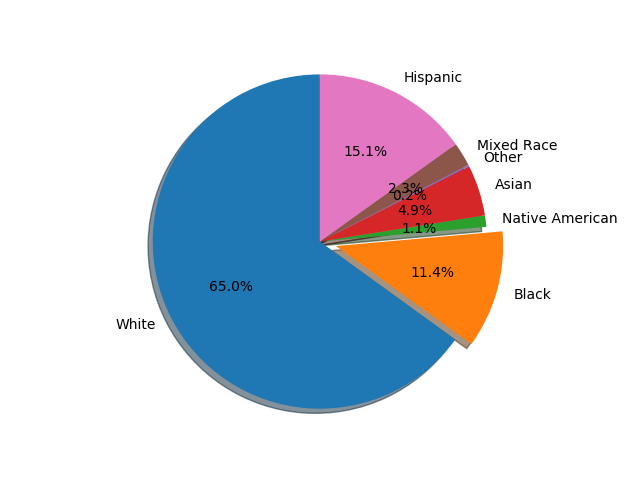

The script that drew this image:
from textblob import TextBlob
import matplotlib.pyplot as plt
import numpy as np
from matplotlib.ticker import FuncFormatter
import csv


white = [233657078]
black = [40241818]
nativeamerican = [2597817]
asian = [16614625]
other = [15133856]
mixedrace = [9752947]
hispanic = [56500000]
labels = 'White', 'Black', 'Native American', 'Asian', 'Other', 'Mixed Race', 'Hispanic'
sizes = [76.6, 13.4, 1.3, 5.8, 0.2, 2.7, 17.8]
explode = (0, 0.1, 0, 0, 0, 0, 0)  # only "explode" the 2nd slice (i.e. 'Hogs')

fig1, ax1 = plt.subplots()
ax1.pie(sizes, explode=explode, labels=labels, autopct='%1.1f%%', shadow=True, startangle=90)
ax1.axis('equal')  # Equal aspect ratio ensures that pie is drawn as a circle.

plt.show()
